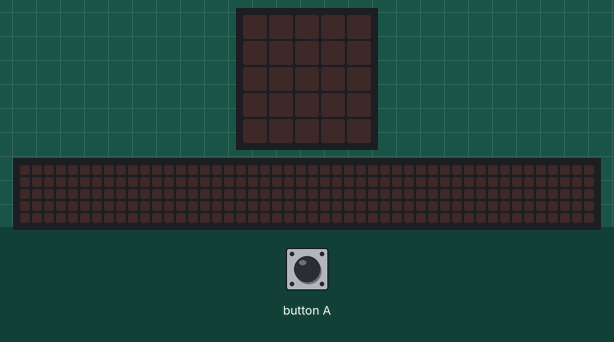
Bench run of a program on a simulated BBC micro:bit (MakeCode). On the bench: the board's 5×5 LED display, a strip that is not on the board, showing the scrolling text unrolled. Inputs (shaded band) come from the test bench. Random numbers come from a fixed seed; the 48×5 strip is a reading aid, not a part: it shows the text the display is scrolling, unrolled, one strip-width of it at a time.

Above: at 1.2 s.
1.3 s: button A pressed for 0.15 s
At 1.7 s:
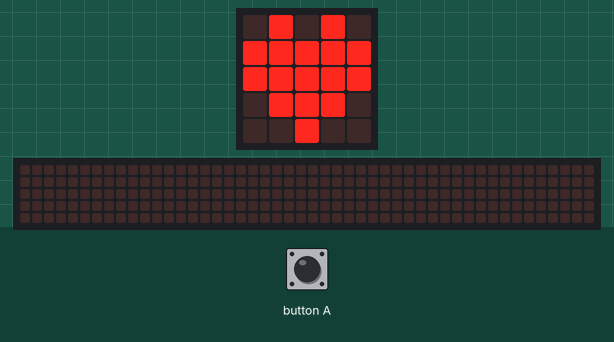
At 6.17 s:
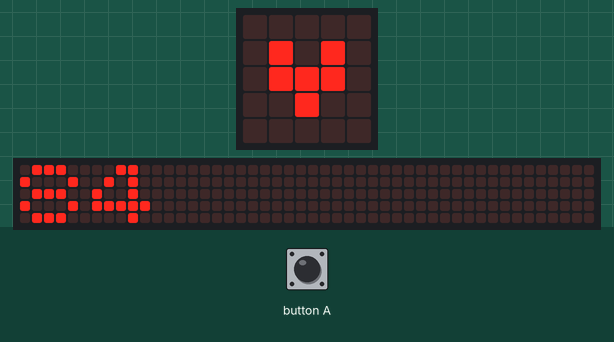
10.4 s: button A held down
At 11.4 s:
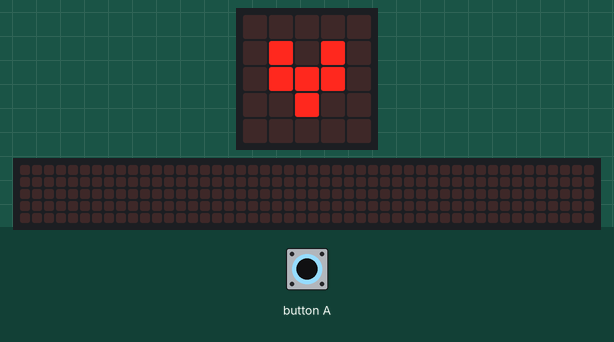
Timing chart, 0 to 13.4 s (numbered marks = the images above; inputs shaded):
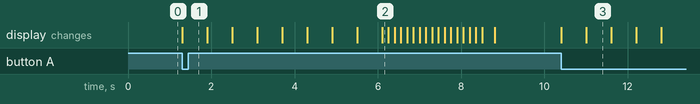

The program:

main.ts
```typescript
let passos = 0
basic.forever(function () {
    if (input.buttonIsPressed(Button.A)) {
        for (let index = 0; index < 4; index++) {
            basic.showIcon(IconNames.Heart)
            basic.showIcon(IconNames.SmallHeart)
        }
        basic.showNumber(randint(80, 100))
    } else if (input.isGesture(Gesture.Shake)) {
        passos += 1
        basic.showNumber(passos)
    }
})
```

test.ts
```typescript
// testes vão aqui; isto não será compilado quando este pacote for usado como uma extensão.
```

Measured:
- after the input at 1.3 s, the display: changes at once (image 1)
- after the input at 10.4 s, the display: first changes at once (image 3 shows a later state)
- what the display in image 3 shows lasts 0.6 s, from 11.0 s to 11.6 s
